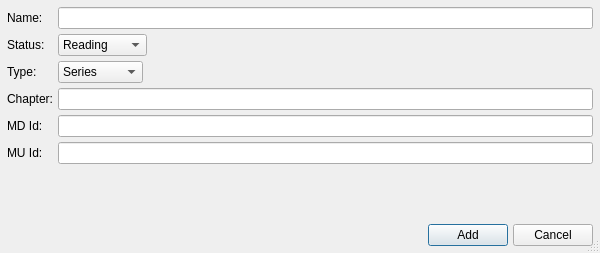
<?xml version="1.0" encoding="UTF-8"?>
<ui version="4.0">
 <class>AddWorkDialog</class>
 <widget class="QDialog" name="AddWorkDialog">
  <property name="geometry">
   <rect>
    <x>0</x>
    <y>0</y>
    <width>600</width>
    <height>253</height>
   </rect>
  </property>
  <property name="windowTitle">
   <string>Add Work</string>
  </property>
  <property name="sizeGripEnabled">
   <bool>true</bool>
  </property>
  <layout class="QVBoxLayout" name="verticalLayout" stretch="1,0">
   <property name="spacing">
    <number>5</number>
   </property>
   <property name="leftMargin">
    <number>7</number>
   </property>
   <property name="topMargin">
    <number>7</number>
   </property>
   <property name="rightMargin">
    <number>7</number>
   </property>
   <property name="bottomMargin">
    <number>7</number>
   </property>
   <item>
    <layout class="QFormLayout" name="formLayout">
     <item row="0" column="0">
      <widget class="QLabel" name="label">
       <property name="text">
        <string>Name:</string>
       </property>
      </widget>
     </item>
     <item row="0" column="1">
      <widget class="QLineEdit" name="nameLineEdit"/>
     </item>
     <item row="1" column="0">
      <widget class="QLabel" name="label_2">
       <property name="text">
        <string>Status:</string>
       </property>
      </widget>
     </item>
     <item row="1" column="1">
      <widget class="QComboBox" name="statusComboBox">
       <property name="sizePolicy">
        <sizepolicy hsizetype="Maximum" vsizetype="Fixed">
         <horstretch>0</horstretch>
         <verstretch>0</verstretch>
        </sizepolicy>
       </property>
       <item>
        <property name="text">
         <string>Reading</string>
        </property>
       </item>
       <item>
        <property name="text">
         <string>Completed</string>
        </property>
       </item>
      </widget>
     </item>
     <item row="2" column="0">
      <widget class="QLabel" name="label_3">
       <property name="text">
        <string>Type:</string>
       </property>
      </widget>
     </item>
     <item row="2" column="1">
      <widget class="QComboBox" name="typeComboBox">
       <property name="sizePolicy">
        <sizepolicy hsizetype="Maximum" vsizetype="Fixed">
         <horstretch>0</horstretch>
         <verstretch>0</verstretch>
        </sizepolicy>
       </property>
       <item>
        <property name="text">
         <string>Series</string>
        </property>
       </item>
       <item>
        <property name="text">
         <string>One Shot</string>
        </property>
       </item>
       <item>
        <property name="text">
         <string>Anthology</string>
        </property>
       </item>
      </widget>
     </item>
     <item row="3" column="0">
      <widget class="QLabel" name="label_5">
       <property name="text">
        <string>Chapter:</string>
       </property>
      </widget>
     </item>
     <item row="3" column="1">
      <widget class="QLineEdit" name="chapterLineEdit"/>
     </item>
     <item row="4" column="0">
      <widget class="QLabel" name="label_4">
       <property name="text">
        <string>MD Id:</string>
       </property>
      </widget>
     </item>
     <item row="4" column="1">
      <widget class="QLineEdit" name="mdLineEdit"/>
     </item>
     <item row="5" column="0">
      <widget class="QLabel" name="label_6">
       <property name="text">
        <string>MU Id:</string>
       </property>
      </widget>
     </item>
     <item row="5" column="1">
      <widget class="QLineEdit" name="muLineEdit"/>
     </item>
    </layout>
   </item>
   <item>
    <layout class="QHBoxLayout" name="horizontalLayout" stretch="1,0,0">
     <property name="spacing">
      <number>5</number>
     </property>
     <item>
      <spacer name="horizontalSpacer">
       <property name="orientation">
        <enum>Qt::Horizontal</enum>
       </property>
       <property name="sizeHint" stdset="0">
        <size>
         <width>40</width>
         <height>20</height>
        </size>
       </property>
      </spacer>
     </item>
     <item>
      <widget class="QPushButton" name="addButton">
       <property name="text">
        <string>Add</string>
       </property>
      </widget>
     </item>
     <item>
      <widget class="QPushButton" name="cancelButton">
       <property name="text">
        <string>Cancel</string>
       </property>
      </widget>
     </item>
    </layout>
   </item>
  </layout>
 </widget>
 <resources/>
 <connections>
  <connection>
   <sender>cancelButton</sender>
   <signal>clicked()</signal>
   <receiver>AddWorkDialog</receiver>
   <slot>reject()</slot>
   <hints>
    <hint type="sourcelabel">
     <x>551</x>
     <y>230</y>
    </hint>
    <hint type="destinationlabel">
     <x>299</x>
     <y>126</y>
    </hint>
   </hints>
  </connection>
 </connections>
</ui>
